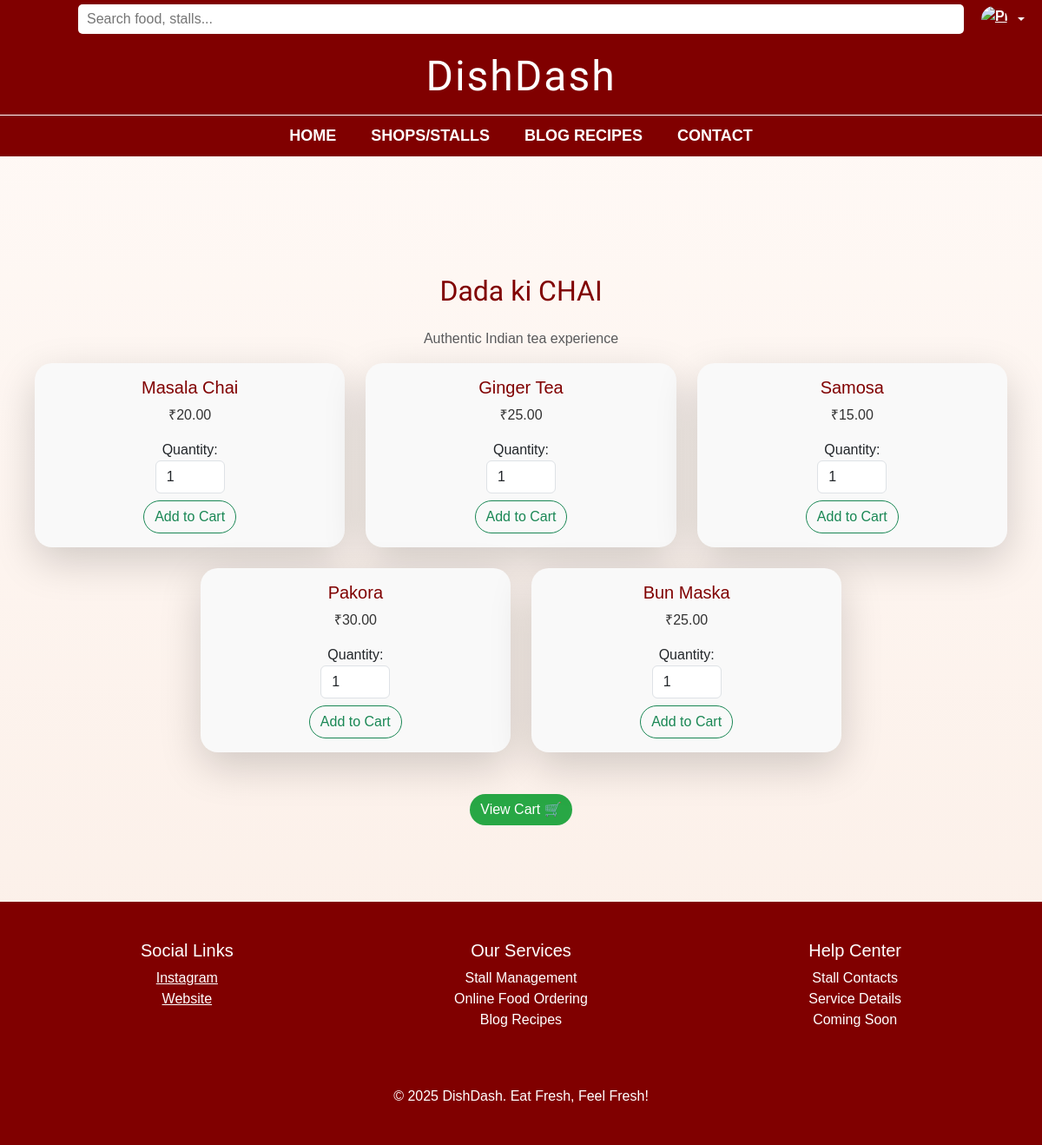
Page /13/ (signed in) on the committed database.
### orders/models.py (models this page shows, shortened)
class Stall(models.Model):
    name = models.CharField(max_length=100)
    description = models.TextField(blank=True)
    contact_number = models.CharField(max_length=15, blank=True)
    instagram = models.URLField(blank=True)
    facebook = models.URLField(blank=True)
    twitter = models.URLField(blank=True)

class MenuItem(models.Model):
    stall = models.ForeignKey(Stall, on_delete=models.CASCADE)
    name = models.CharField(max_length=100)
    price = models.DecimalField(max_digits=6, decimal_places=2)
    description = models.TextField(blank=True)

### orders/views.py (the view, shortened to what this page needs)
# urls.py: path('<int:stall_id>/', views.stall_detail, name='stall_detail'),
def stall_detail(request, stall_id):
    stall = get_object_or_404(Stall, id=stall_id)
    success_message = None
    show_auth_form = False
    auth_error = None
    return render(request, 'orders/stall_detail.html', {
        'stall': stall,
        'success_message': success_message,
        'show_auth_form': show_auth_form,
        'auth_error': auth_error
    })

### orders/Templates/orders/stall_detail.html (shortened to what this page needs)
{% extends 'orders/base.html' %}
{% load static %}
{% block content %}
<link rel="stylesheet" href="{% static 'css/styles.css' %}">
<div class="container mt-5">
    <h2 class="text-center mb-4" style="font-family: 'Times New Roman', serif; color: #800000;">{{ stall.name }}</h2>
    <p class="text-center text-muted">{{ stall.description }}</p>
    {% if stall.menuitem_set.all %}
        <div class="row justify-content-center">
            {% for item in stall.menuitem_set.all %}
            <div class="col-md-4 mb-4">
                <div class="card shadow-lg border-0" style="border-radius: 20px; background: #f9f9f9;">
                    <div class="card-body text-center">
                        <h5 class="card-title" style="color: #800000;">{{ item.name }}</h5>
                        <p class="card-text" style="color: #333;">₹{{ item.price }}</p>
                        <form method="post" action="">
                            <div class="form-group">
                                <label for="quantity">Quantity:</label>
                                <input type="number" name="quantity" class="form-control mb-2" value="1" min="1" style="width: 80px; margin: auto;">
                            </div>
                            <button type="submit" class="btn btn-outline-success" style="border-radius: 30px;">Add to Cart</button>
                        </form>
                    </div>
                </div>
            </div>
            {% endfor %}
        </div>
    {% else %}
        <p class="text-center">No menu items available.</p>
    {% endif %}
    <div class="text-center mt-4">
        <a href="{% url 'view_cart' %}" class="btn btn-primary" style="border-radius: 30px;">View Cart 🛒</a>
    </div>
</div>
{% endblock %}

### canteen_management_system/static/css/styles.css (style rules this page uses)
body { font-family: Arial, sans-serif; background-color: #f4f4f9; color: #333; margin: 0; padding: 0; }
h1, h2 { color: #444; }
.container { max-width: 1200px; margin: 0 auto; padding: 20px; }

### rows in the picture
Stall: name "Dada ki CHAI", description "Authentic Indian tea experience"
MenuItem: name "Masala Chai", price "20.00"
MenuItem: name "Ginger Tea", price "25.00"
MenuItem: name "Samosa", price "15.00"
MenuItem: name "Pakora", price "30.00"
MenuItem: name "Bun Maska", price "25.00"
